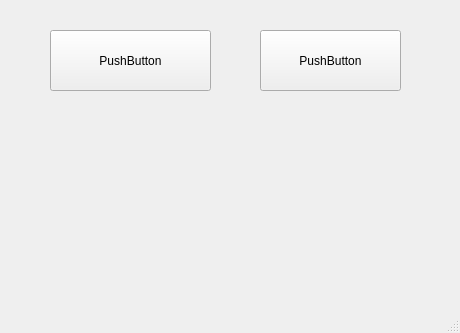
<?xml version="1.0" encoding="UTF-8"?>
<ui version="4.0">
 <class>MainWindow</class>
 <widget class="QMainWindow" name="MainWindow">
  <property name="geometry">
   <rect>
    <x>0</x>
    <y>0</y>
    <width>460</width>
    <height>333</height>
   </rect>
  </property>
  <property name="windowTitle">
   <string>MainWindow</string>
  </property>
  <widget class="QWidget" name="centralwidget">
   <widget class="QPushButton" name="push1">
    <property name="geometry">
     <rect>
      <x>50</x>
      <y>30</y>
      <width>161</width>
      <height>61</height>
     </rect>
    </property>
    <property name="text">
     <string>PushButton</string>
    </property>
   </widget>
   <widget class="QPushButton" name="push2">
    <property name="geometry">
     <rect>
      <x>260</x>
      <y>30</y>
      <width>141</width>
      <height>61</height>
     </rect>
    </property>
    <property name="text">
     <string>PushButton</string>
    </property>
   </widget>
  </widget>
  <widget class="QMenuBar" name="menubar">
   <property name="geometry">
    <rect>
     <x>0</x>
     <y>0</y>
     <width>460</width>
     <height>21</height>
    </rect>
   </property>
  </widget>
  <widget class="QStatusBar" name="statusbar"/>
 </widget>
 <resources/>
 <connections>
  <connection>
   <sender>push1</sender>
   <signal>clicked()</signal>
   <receiver>MainWindow</receiver>
   <slot>btn_main_to_second()</slot>
   <hints>
    <hint type="sourcelabel">
     <x>138</x>
     <y>89</y>
    </hint>
    <hint type="destinationlabel">
     <x>237</x>
     <y>185</y>
    </hint>
   </hints>
  </connection>
 </connections>
 <slots>
  <slot>btn_main_to_second()</slot>
  <slot>slot1()</slot>
 </slots>
</ui>
